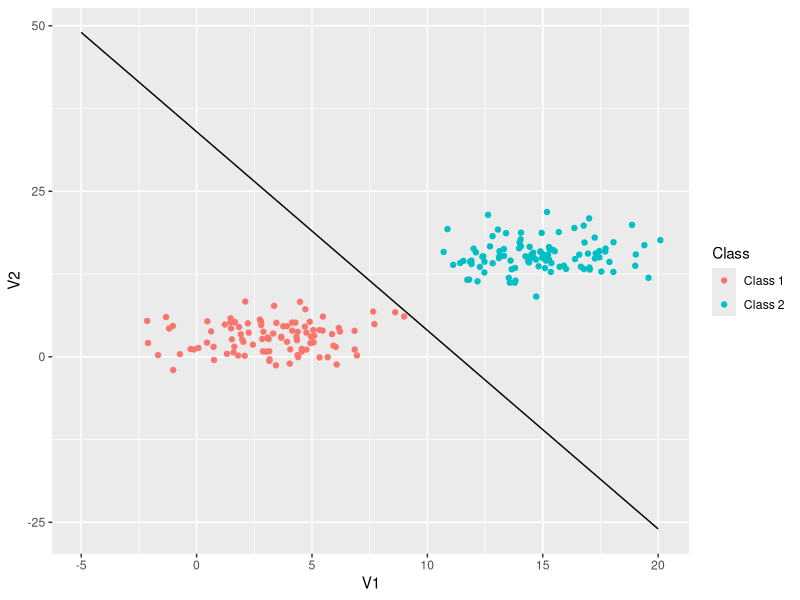

The R source for this figure:
## ---- chunk 1
library(knitr)
# make this an external chunk that can be included in any file
options(width = 100)
opts_chunk$set(message = F, error = F, warning = F, comment = NA, fig.align = 'center', dpi = 100, tidy = F, cache.path = '.cache/', fig.path = 'fig/')

options(xtable.type = 'html')
knit_hooks$set(inline = function(x) {
  if(is.numeric(x)) {
    round(x, getOption('digits'))
  } else {
    paste(as.character(x), collapse = ', ')
  }
})

knit_hooks$set(plot = knitr:::hook_plot_html)
## ---- chunk 2
library(ggplot2)
library(mvtnorm)

x = seq(-5,20)
line1 = data.frame(var1 = x ,var2 = -3*x + 34, Class = rep( length(x),"1"))

d = as.data.frame(rmvnorm(100, mean = c(3, 3), sigma = matrix(c(5, 0.5, 0.5, 5), nrow = 2)))
d$Class = rep("Class 1",100)

d2 =as.data.frame(rmvnorm(100, mean = c(15, 15), sigma = matrix(c(5, 0.5, 0.5, 5), nrow = 2)))
d2$Class = rep("Class 2",100)

dAll = rbind(d,d2)

m1 = ggplot(NULL) +
    geom_point(data = dAll,aes(x = V1, y=V2, color = Class)) +
    geom_line(data = line1, aes(x=var1, y=var2))

m1

